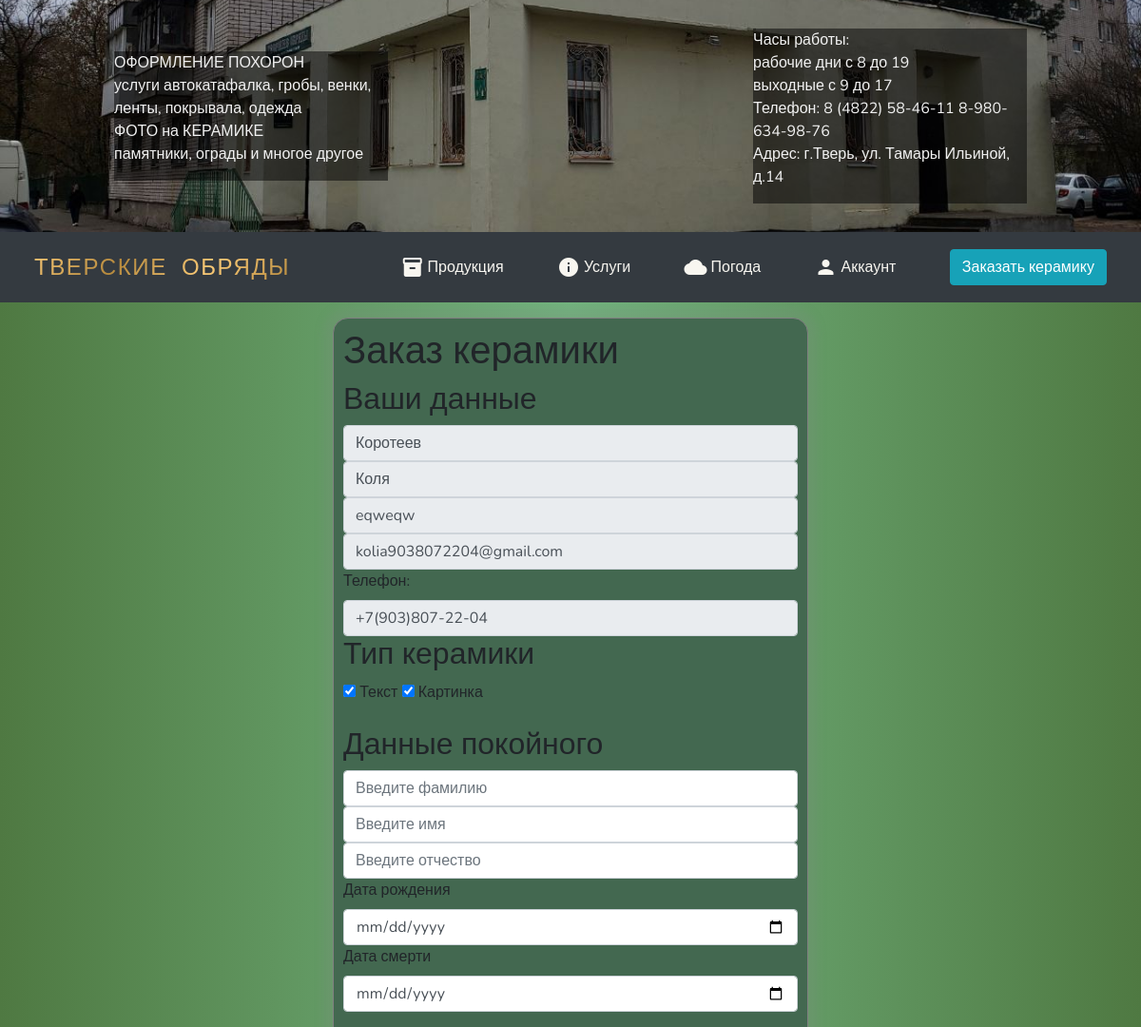
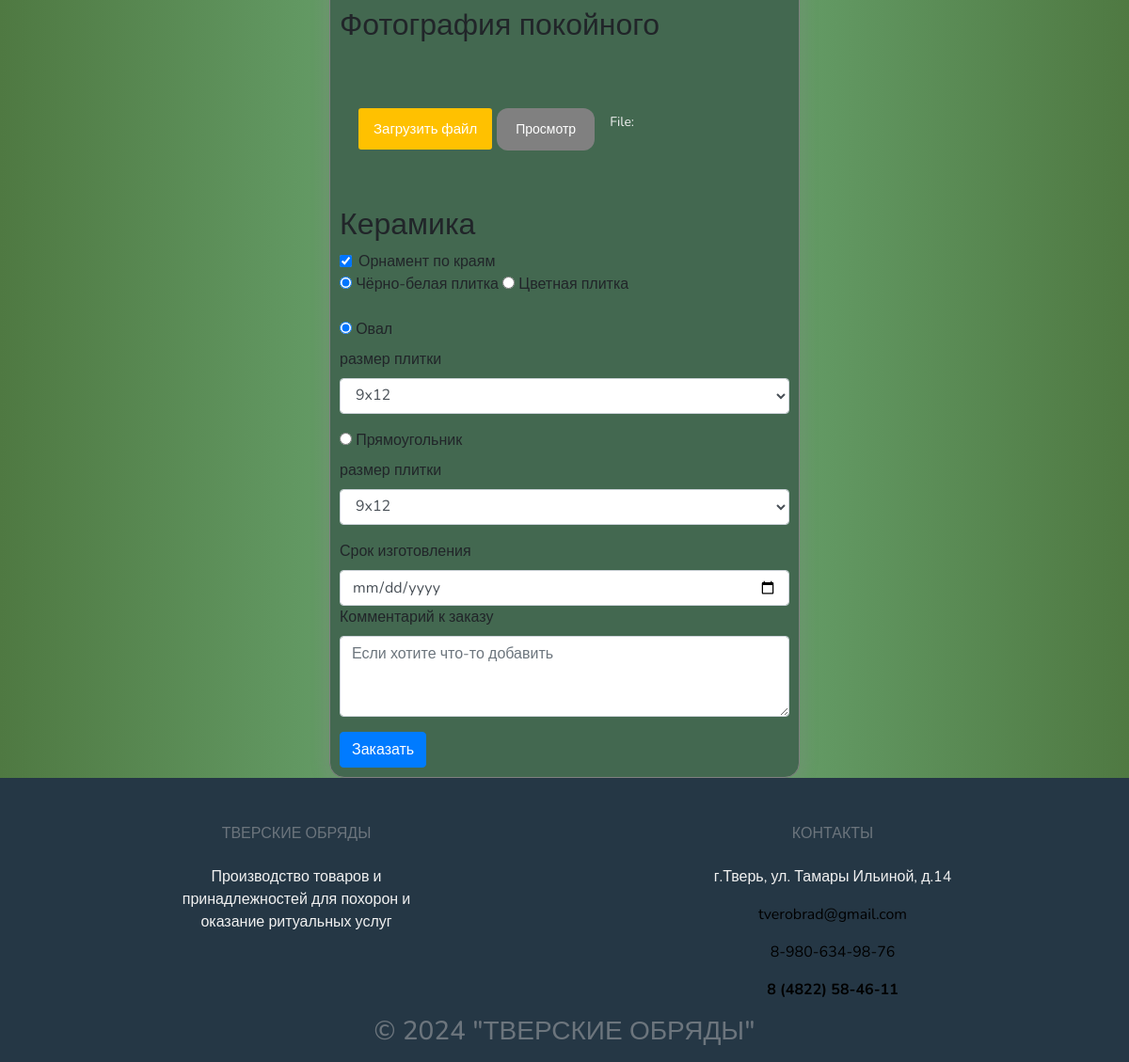
The app's page /order (signed in) with its own data (2 pictures, top to bottom).
### data/user.py (models this page shows, shortened)
class User(SqlAlchemyBase, UserMixin):
    __tablename__ = 'users'
    id = sqlalchemy.Column(sqlalchemy.Integer, primary_key=True, autoincrement=True)
    surname = sqlalchemy.Column(sqlalchemy.String, nullable=True)
    name = sqlalchemy.Column(sqlalchemy.String, nullable=True)
    patronymic = sqlalchemy.Column(sqlalchemy.String, nullable=True)
    phone = sqlalchemy.Column(sqlalchemy.String, nullable=True)
    email = sqlalchemy.Column(sqlalchemy.String,
                              index=True, unique=True, nullable=True)
    hashed_password = sqlalchemy.Column(sqlalchemy.String, nullable=True)
    created_date = sqlalchemy.Column(sqlalchemy.DateTime,
                                     default=datetime.datetime.now)
    purchase = orm.relationship("Purchase", back_populates='user')

### main.py (the view, shortened to what this page needs)
@app.route('/order', methods=['POST', 'GET'])
def order():
    if request.method == 'GET':
        return render_template('order.html', main=False, date=datetime.now())

### data/db_session.py (called while the page is built)
def create_session() -> Session:
    global __factory
    return __factory()

### main.py (called while the page is built)
@login_manager.user_loader
def load_user(user_id):
    db_sess = db_session.create_session()
    return db_sess.query(User).get(user_id)

### templates/order.html (shortened to what this page needs)
{% extends "base.html" %}
{% block content %}
    <div>
        <form class="login_form" method="post" enctype="multipart/form-data">
            <h1>Заказ керамики</h1>
            <h2>Ваши данные</h2>
            {% if current_user.is_authenticated %}
                <input class="form-control" type="text" value={{current_user.surname}} name="surname" readonly>
                <input class="form-control" type="text" value={{current_user.name}} name="name" readonly>
                <input class="form-control" type="text" value={{current_user.patronymic}} name="patronymic" readonly>
                <input type="email" class="form-control" aria-describedby="emailHelp" value={{current_user.email}} name="email" readonly>
                <label for="phone">Телефон:</label>
                <input class="form-control" type="tel" value={{current_user.phone}} pattern="[+]?[78]{1}\s?\(?[0-9]{3}\)?\s?[\-]?[0-9]{3}[\-]?[0-9]{2}[\-]?[0-9]{2}"  id="phone" name="phone" readonly/>
            {% endif %}
            <h2>Тип керамики</h2>
            <div id="sectionForm" class="form-group">
                <input type="checkbox" id="text" name="format" value="text" onchange="enable_text()" checked/>
                <label for="text">Текст</label>
                <input type="checkbox" id="image" name="format" value="image" onchange="enable_image()" checked/>
                <label for="image">Картинка</label>
            </div>
            <h2>Данные покойного</h2>
            <input class="form-control" id="dead_surname" type="text" placeholder="Введите фамилию" name="dead_surname" required>
            <input class="form-control" id="dead_name" type="text" placeholder="Введите имя" name="dead_name" required>
            <input class="form-control" id="dead_patronymic" type="text" placeholder="Введите отчество" name="dead_patronymic" required>
            <label>Дата рождения</label>
            <input class="form-control" id="dead_birth_day" type="date" placeholder="Введите дату рождения (дд.мм.гггг)" name="dead_birth_day" required>
            <label>Дата смерти</label>
            <input class="form-control" id="dead_death_day" type="date" placeholder="Введите дату смерти (дд.мм.гггг)" name="dead_death_day" required>
            <br>
            <h2>Фотография покойного</h2>
                <div class="image_container">
                    <div class="upload">
                      <button type = "button" class = "btn-warning">
                         Загрузить файл
                      </button>
                    </div>
                    <br>
                    <div class="file-preview" style="margin-left: 5px;">
                        <button type="button" id="button_preview" class="btn_preview preview inactive">Просмотр</button>
                        <p>File:</p>
                    </div>
                </div>
            <h2>Керамика</h2>
            <div class="form-check">
                <input class="form-check-input" type="checkbox" id="ornament" name="ornament" checked/>
                <label class="form-check-label" for="ornament">Орнамент по краям</label>
            </div>
            <div class="form-group">
                <input type="radio" id="black_n_white" name="colour" value="black_n_white" checked="checked"/>
                <label for="black_n_white">Чёрно-белая плитка</label>
                <input type="radio" id="coloured" name="colour" value="coloured" />
                <label for="coloured">Цветная плитка</label>
            </div>
            <div class="form-group">
                <input type="radio" id="oval" name="shape" value="oval" checked="checked"/>
                <label for="oval">Овал</label>
                <div class="form-group">
                    <label for="classSelect1">размер плитки</label>
                    <select class="form-control" id="classSelect1" name="oval_size">
                        <option>9x12</option>
                    </select>
                 </div>
                <input type="radio" id="rect" name="shape" value="rect" />
                <label for="rect">Прямоугольник</label>
                <div class="form-group">
                    <label for="classSelect2">размер плитки</label>
                    <select class="form-control" id="classSelect2" name="rect_size">
                        <option>9x12</option>
                    </select>
                 </div>
            </div>
            <label for="deadline">Срок изготовления</label>
            <input class="form-control" type="date" id="deadline" name="deadline" required>
            <div class="form-group">
                <label for="comment">Комментарий к заказу</label>
                <textarea class="form-control" id="comment" rows="3" name="comment" placeholder="Если хотите что-то добавить"></textarea>
            </div>
            <button type="submit" class="btn btn-primary" onclick="validateFileInput()">Заказать</button>
        </form>
    </div>
{% endblock %}

### static/css/style.css (style rules this page uses)
:root { --text-color: #f1f1f1; --footer-bg-color: #253745; --main-font: 'Rubik', sans-serif; --font1: 'Nunito', sans-serif; --main-font-size: 1.5rem; --font1-weight: 600; --main-border-radius: 1em; --login-form-bg: #436850; --main-gradient: linear-gradient(135deg, #F9C976, #B5893D, #F9C976, #B5893D); }
p, li { color: var(--text-color); }
body { background-color: #289339; background-size: 100% 100%; background-repeat: repeat; background: linear-gradient(90deg, #4f7942, #72B37E 50%, #4f7942); font-family: var(--font1); }
html { scroll-behavior: smooth; }
li, a, button { font: var(--main-font); color: #000000; text-decoration: none; }
form.login_form { margin-left: auto; margin-right: auto; align-items: center; max-width: 500px; background-color: var(--login-form-bg); border: 1px solid gray; border-radius: var(--main-border-radius); padding: 10px; box-shadow: 0px 0px 10px 10px hsl(141, 6%, 51%, 25%); }
.image_container { display: flex; padding: 60px 20px; max-width: 1200px; margin: 0 auto; }
.btn_preview { cursor: pointer; padding: 12px 20px; background-color: rgb(127, 180, 250); color: #fff; border-radius: 12px; font-size: 14px; transition: 250ms ease-in-out all; }
button { border: none; }
.file, .file-preview { display: flex; }
.file-preview { align-items: center; }
.file-preview p { margin-left: 16px; font-size: 14px; }
.inactive { pointer-events: none; background-color: grey; }
.btn-warning { position: relative; padding: 11px 16px; font-size: 15px; line-height: 1.5; border-radius: 3px; color: #fff; background-color: #ffc100; border: 0; transition: 0.2s; overflow: hidden; \\ L }

### records on screen
User: surname "Коротеев", name "Коля", patronymic "eqweqw", email "kolia9038072204@gmail.com", phone "+7(903)807-22-04"
